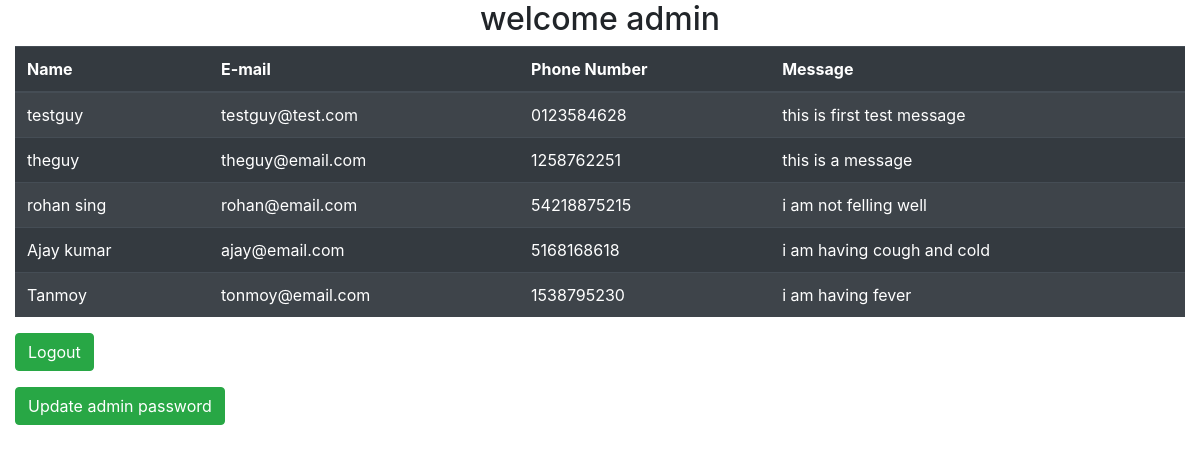
The page /admin/home.php (signed in) on the database its author committed.
### tables this page shows
CREATE TABLE `contact` (
  `id` int(100) NOT NULL,
  `name` varchar(100) NOT NULL,
  `email` varchar(250) NOT NULL,
  `phone` varchar(200) NOT NULL,
  `message` varchar(250) NOT NULL
);

### admin/home.php (the view, shortened to what this page needs)
  <head>
    <?php include "assets/link.php"; ?>
  </head>
  <body>
  	<container class="">
<div class="main container-fluid">
<html lang="en">
<h2 class="heading">welcome <?php echo $_SESSION['username']; ?></h2>
<table class="table table-striped table-dark">
  <thead>
    <tr>
      <th scope="col">Name</th>
      <th scope="col">E-mail</th>
      <th scope="col">Phone Number</th>
      <th scope="col">Message</th>
    </tr>
  </thead>
  <tbody>
    <?php
  include "config.php";
  $selectquery = "select * from contact";
  $query = mysqli_query($con, $selectquery);
  while($res = mysqli_fetch_array($query)) {
    ?>
    <tr>
      <td><?php echo $res['name'];?></td>
      <td><?php echo $res['email'];?></td>
      <td><?php echo $res['phone'];?></td>
      <td><?php echo $res['message'];?></td>
    </tr>
    <?php
  }
  ?>
  </tbody>
</table>
<div class="logout">
<form method="" action="logout.php">
<input type="submit" class="btn btn-success" value="Logout">
</form>
<form method="" action="reset.php">
<input type="submit" class="btn btn-success" value="Update admin password">
</form>
</container>
  </body>
  </html>

### admin/assets/link.php (shortened to what this page needs)
	<link rel="stylesheet" type="text/css" href="assets/style.css">
    <link rel="stylesheet" href="https://stackpath.bootstrapcdn.com/bootstrap/4.5.2/css/bootstrap.min.css">
<link rel="stylesheet" href="https://cdnjs.cloudflare.com/ajax/libs/font-awesome/4.7.0/css/font-awesome.min.css">

### admin/assets/style.css (style rules this page uses)
.heading { text-align: center; }

### rows shown on the page
contact: name "testguy", email "testguy@test.com", phone "0123584628", message "this is first test message"
contact: name "theguy", email "theguy@email.com", phone "1258762251", message "this is a message"
contact: name "rohan sing", email "rohan@email.com", phone "54218875215", message "i am not felling well"
contact: name "Ajay kumar", email "ajay@email.com", phone "5168168618", message "i am having cough and cold"
contact: name "Tanmoy", email "tonmoy@email.com", phone "1538795230", message "i am having fever"

### other values the page prints
$_SESSION['username'] "admin"
